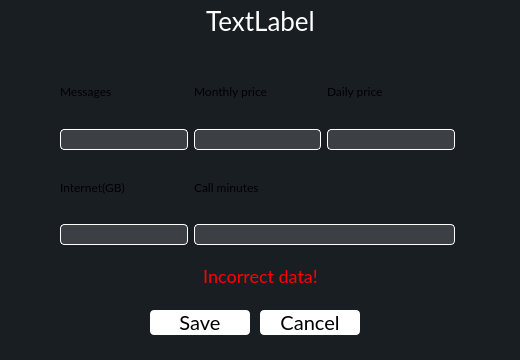
<?xml version="1.0" encoding="UTF-8"?>
<ui version="4.0">
 <class>TariffEditWidget</class>
 <widget class="QWidget" name="TariffEditWidget">
  <property name="geometry">
   <rect>
    <x>0</x>
    <y>0</y>
    <width>520</width>
    <height>360</height>
   </rect>
  </property>
  <property name="windowTitle">
   <string>Form</string>
  </property>
  <property name="styleSheet">
   <string notr="true">background-color:rgb(25, 30, 35);
font-family:Lato, Consolas;</string>
  </property>
  <widget class="QPushButton" name="calcel_btn">
   <property name="geometry">
    <rect>
     <x>260</x>
     <y>310</y>
     <width>100</width>
     <height>25</height>
    </rect>
   </property>
   <property name="styleSheet">
    <string notr="true">QPushButton{
color:black;
font-size:20px;
background-color:white;
border:none;
border-radius:4px;
}
QPushButton:hover{
	background-color:rgb(200, 200, 200);
}</string>
   </property>
   <property name="text">
    <string>Cancel</string>
   </property>
  </widget>
  <widget class="QPushButton" name="save_btn">
   <property name="geometry">
    <rect>
     <x>150</x>
     <y>310</y>
     <width>100</width>
     <height>25</height>
    </rect>
   </property>
   <property name="styleSheet">
    <string notr="true">QPushButton{
color:black;
font-size:20px;
background-color:white;
border:none;
border-radius:4px;
}
QPushButton:hover{
	background-color:rgb(200, 200, 200);
}</string>
   </property>
   <property name="text">
    <string>Save</string>
   </property>
  </widget>
  <widget class="QLabel" name="tariff_name_label">
   <property name="geometry">
    <rect>
     <x>0</x>
     <y>0</y>
     <width>521</width>
     <height>41</height>
    </rect>
   </property>
   <property name="styleSheet">
    <string notr="true">background-color:transparent;
color:white;
font-family:Lato, Consolas;
font-size:26px;</string>
   </property>
   <property name="text">
    <string>TextLabel</string>
   </property>
   <property name="alignment">
    <set>Qt::AlignmentFlag::AlignCenter</set>
   </property>
  </widget>
  <widget class="QWidget" name="layoutWidget">
   <property name="geometry">
    <rect>
     <x>60</x>
     <y>60</y>
     <width>395</width>
     <height>185</height>
    </rect>
   </property>
   <layout class="QGridLayout" name="gridLayout">
    <item row="0" column="0">
     <layout class="QVBoxLayout" name="verticalLayout_5">
      <item>
       <widget class="QLabel" name="label_4">
        <property name="text">
         <string>Messages</string>
        </property>
       </widget>
      </item>
      <item>
       <widget class="QLineEdit" name="messages_lineEdit">
        <property name="styleSheet">
         <string notr="true">background-color:rgba(200, 200, 200, 0.2);
color:white;
font-family:Lato, Consolas;
font-size:14px;
border-radius:4px;
border:1px solid white;</string>
        </property>
       </widget>
      </item>
     </layout>
    </item>
    <item row="0" column="2">
     <layout class="QVBoxLayout" name="verticalLayout_4">
      <item>
       <widget class="QLabel" name="label_3">
        <property name="text">
         <string>Daily price</string>
        </property>
       </widget>
      </item>
      <item>
       <widget class="QLineEdit" name="daily_price_lineEdit">
        <property name="styleSheet">
         <string notr="true">background-color:rgba(200, 200, 200, 0.2);
color:white;
font-family:Lato, Consolas;
font-size:14px;
border-radius:4px;
border:1px solid white;</string>
        </property>
       </widget>
      </item>
     </layout>
    </item>
    <item row="2" column="0">
     <layout class="QVBoxLayout" name="verticalLayout_2">
      <item>
       <widget class="QLabel" name="label_5">
        <property name="text">
         <string>Internet(GB)</string>
        </property>
       </widget>
      </item>
      <item>
       <widget class="QLineEdit" name="internet_lineEdit">
        <property name="styleSheet">
         <string notr="true">background-color:rgba(200, 200, 200, 0.2);
color:white;
font-family:Lato, Consolas;
font-size:14px;
border-radius:4px;
border:1px solid white;</string>
        </property>
       </widget>
      </item>
     </layout>
    </item>
    <item row="2" column="1" colspan="2">
     <layout class="QVBoxLayout" name="verticalLayout">
      <item>
       <widget class="QLabel" name="label">
        <property name="text">
         <string>Call minutes</string>
        </property>
       </widget>
      </item>
      <item>
       <widget class="QLineEdit" name="call_minutes_lineEdit">
        <property name="styleSheet">
         <string notr="true">background-color:rgba(200, 200, 200, 0.2);
color:white;
font-family:Lato, Consolas;
font-size:14px;
border-radius:4px;
border:1px solid white;</string>
        </property>
       </widget>
      </item>
     </layout>
    </item>
    <item row="0" column="1">
     <layout class="QVBoxLayout" name="verticalLayout_3">
      <item>
       <widget class="QLabel" name="label_2">
        <property name="text">
         <string>Monthly price</string>
        </property>
       </widget>
      </item>
      <item>
       <widget class="QLineEdit" name="monthly_price_lineEdit">
        <property name="styleSheet">
         <string notr="true">background-color:rgba(200, 200, 200, 0.2);
color:white;
font-family:Lato, Consolas;
font-size:14px;
border-radius:4px;
border:1px solid white;</string>
        </property>
       </widget>
      </item>
     </layout>
    </item>
   </layout>
  </widget>
  <widget class="QLabel" name="incorrect_data_label">
   <property name="geometry">
    <rect>
     <x>0</x>
     <y>260</y>
     <width>521</width>
     <height>31</height>
    </rect>
   </property>
   <property name="styleSheet">
    <string notr="true">background-color:transparent;
color:red;
font-family:Lato, Consolas;
font-size:18px;</string>
   </property>
   <property name="text">
    <string>Incorrect data!</string>
   </property>
   <property name="alignment">
    <set>Qt::AlignmentFlag::AlignCenter</set>
   </property>
  </widget>
 </widget>
 <resources/>
 <connections/>
</ui>
